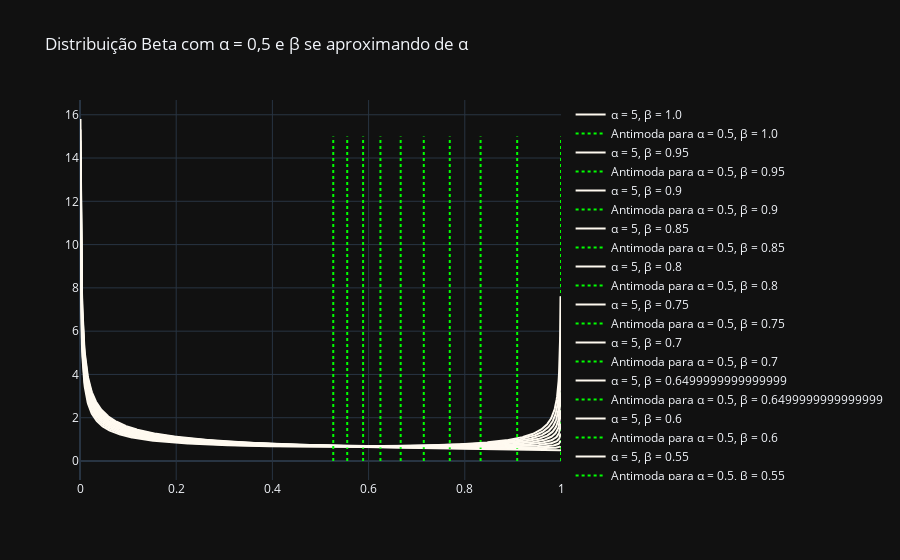

Notebook code cell kept with this figure:
### Markdown cell above
### d)

### Code cell
fig_line = go.Figure(layout_title_text='Distribuição Beta com α = 0,5 e β se aproximando de α')

α = 0.5
for i in range(10):
    β = 1 - i*0.05
    dist = beta.pdf(sample, α, β)
    mode = sample[stats.beta.pdf(sample, α, β).argmin()]

    fig_line.add_trace(
        go.Scatter(x=sample, 
                   y=dist,
                   mode = 'lines',
                   line = dict(shape = 'linear', color = 'floralwhite', dash = 'solid'),
                   name='α = 5, β = {}'.format(β)
                   ))
    
    fig_line.add_trace(
    go.Scatter(x=[mode, mode], 
               y=[0, 15],
               mode = 'lines',
               line = dict(shape = 'linear', color = 'lime', dash = 'dot'),
               name='Antimoda para α = 0.5, β = {}'.format(β)
               ))

fig_line.show()

### Figure 1 — Plotly figure (JSON) as saved in the notebook; plotly's stock layout.template omitted (floating-point values rounded to 4 significant figures; data arrays with more than 128 entries replaced by an {"elided": "..."} marker saying what was removed)
{"data": [{"line": {"color": "floralwhite", "dash": "solid", "shape": "linear"}, "mode": "lines", "name": "α = 5, β = 1.0", "type": "scatter", "x": {"elided": "1000 float values"}, "y": {"elided": "1000 float values"}}, {"line": {"color": "lime", "dash": "dot", "shape": "linear"}, "mode": "lines", "name": "Antimoda para α = 0.5, β = 1.0", "type": "scatter", "x": [1, 1], "y": [0, 15]}, {"line": {"color": "floralwhite", "dash": "solid", "shape": "linear"}, "mode": "lines", "name": "α = 5, β = 0.95", "type": "scatter", "x": {"elided": "1000 float values"}, "y": {"elided": "1000 float values"}}, {"line": {"color": "lime", "dash": "dot", "shape": "linear"}, "mode": "lines", "name": "Antimoda para α = 0.5, β = 0.95", "type": "scatter", "x": [0.9089, 0.9089], "y": [0, 15]}, {"line": {"color": "floralwhite", "dash": "solid", "shape": "linear"}, "mode": "lines", "name": "α = 5, β = 0.9", "type": "scatter", "x": {"elided": "1000 float values"}, "y": {"elided": "1000 float values"}}, {"line": {"color": "lime", "dash": "dot", "shape": "linear"}, "mode": "lines", "name": "Antimoda para α = 0.5, β = 0.9", "type": "scatter", "x": [0.8328, 0.8328], "y": [0, 15]}, {"line": {"color": "floralwhite", "dash": "solid", "shape": "linear"}, "mode": "lines", "name": "α = 5, β = 0.85", "type": "scatter", "x": {"elided": "1000 float values"}, "y": {"elided": "1000 float values"}}, {"line": {"color": "lime", "dash": "dot", "shape": "linear"}, "mode": "lines", "name": "Antimoda para α = 0.5, β = 0.85", "type": "scatter", "x": [0.7688, 0.7688], "y": [0, 15]}, {"line": {"color": "floralwhite", "dash": "solid", "shape": "linear"}, "mode": "lines", "name": "α = 5, β = 0.8", "type": "scatter", "x": {"elided": "1000 float values"}, "y": {"elided": "1000 float values"}}, {"line": {"color": "lime", "dash": "dot", "shape": "linear"}, "mode": "lines", "name": "Antimoda para α = 0.5, β = 0.8", "type": "scatter", "x": [0.7147, 0.7147], "y": [0, 15]}, {"line": {"color": "floralwhite", "dash": "solid", "shape": "linear"}, "mode": "lines", "name": "α = 5, β = 0.75", "type": "scatter", "x": {"elided": "1000 float values"}, "y": {"elided": "1000 float values"}}, {"line": {"color": "lime", "dash": "dot", "shape": "linear"}, "mode": "lines", "name": "Antimoda para α = 0.5, β = 0.75", "type": "scatter", "x": [0.6667, 0.6667], "y": [0, 15]}, {"line": {"color": "floralwhite", "dash": "solid", "shape": "linear"}, "mode": "lines", "name": "α = 5, β = 0.7", "type": "scatter", "x": {"elided": "1000 float values"}, "y": {"elided": "1000 float values"}}, {"line": {"color": "lime", "dash": "dot", "shape": "linear"}, "mode": "lines", "name": "Antimoda para α = 0.5, β = 0.7", "type": "scatter", "x": [0.6246, 0.6246], "y": [0, 15]}, {"line": {"color": "floralwhite", "dash": "solid", "shape": "linear"}, "mode": "lines", "name": "α = 5, β = 0.6499999999999999", "type": "scatter", "x": {"elided": "1000 float values"}, "y": {"elided": "1000 float values"}}, {"line": {"color": "lime", "dash": "dot", "shape": "linear"}, "mode": "lines", "name": "Antimoda para α = 0.5, β = 0.6499999999999999", "type": "scatter", "x": [0.5886, 0.5886], "y": [0, 15]}, {"line": {"color": "floralwhite", "dash": "solid", "shape": "linear"}, "mode": "lines", "name": "α = 5, β = 0.6", "type": "scatter", "x": {"elided": "1000 float values"}, "y": {"elided": "1000 float values"}}, {"line": {"color": "lime", "dash": "dot", "shape": "linear"}, "mode": "lines", "name": "Antimoda para α = 0.5, β = 0.6", "type": "scatter", "x": [0.5556, 0.5556], "y": [0, 15]}, {"line": {"color": "floralwhite", "dash": "solid", "shape": "linear"}, "mode": "lines", "name": "α = 5, β = 0.55", "type": "scatter", "x": {"elided": "1000 float values"}, "y": {"elided": "1000 float values"}}, {"line": {"color": "lime", "dash": "dot", "shape": "linear"}, "mode": "lines", "name": "Antimoda para α = 0.5, β = 0.55", "type": "scatter", "x": [0.5265, 0.5265], "y": [0, 15]}], "layout": {"title": {"text": "Distribuição Beta com α = 0,5 e β se aproximando de α"}}}
